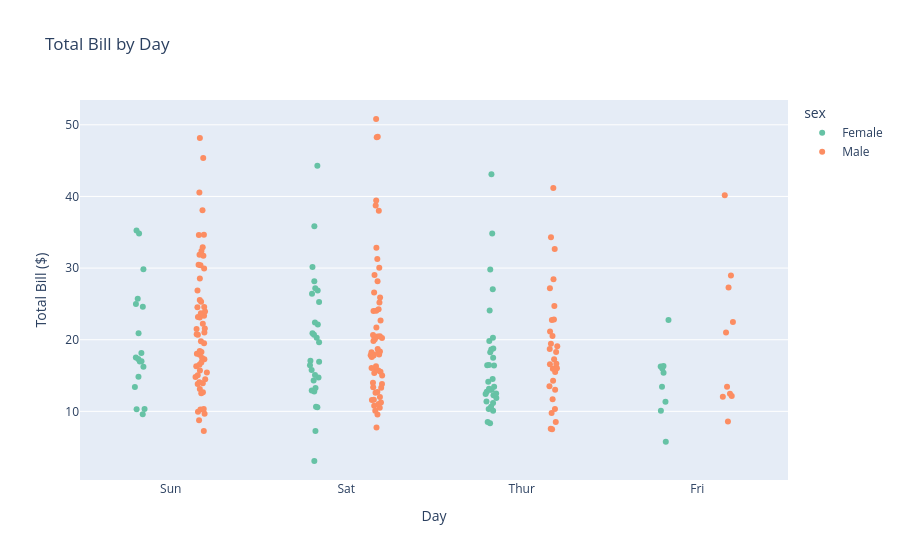

The cell this chart's notebook holds for it:
### Markdown cell above
#### Plotly

### Code cell
import plotly.express as px
# Strip Plot
fig = px.strip(
    tips,
    x="day",
    y="total_bill",
    color="sex",
    title="Total Bill by Day",
    color_discrete_sequence=px.colors.qualitative.Set2
)

fig.update_layout(
    xaxis_title="Day",
    yaxis_title="Total Bill ($)"
)

fig.show()

### Figure 1 — Plotly figure (JSON) as saved in the notebook; plotly's stock layout.template omitted (floating-point values rounded to 4 significant figures; data arrays with more than 128 entries replaced by an {"elided": "..."} marker saying what was removed)
{"data": [{"alignmentgroup": "True", "boxpoints": "all", "fillcolor": "rgba(255,255,255,0)", "hoveron": "points", "hovertemplate": "sex=Female<br>day=%{x}<br>total_bill=%{y}<extra></extra>", "legendgroup": "Female", "line": {"color": "rgba(255,255,255,0)"}, "marker": {"color": "rgb(102,194,165)"}, "name": "Female", "offsetgroup": "Female", "orientation": "v", "pointpos": 0, "showlegend": true, "type": "box", "x": ["Sun", "Sun", "Sun", "Sun", "Sun", "Sun", "Sat", "Sat", "Sat", "Sat", "Sat", "Sat", "Sun", "Sun", "Sat", "Sat", "Sat", "Sat", "Sat", "Sat", "Sat", "Thur", "Thur", "Fri", "Fri", "Fri", "Fri", "Fri", "Sat", "Sat", "Sat", "Sat", "Sat", "Sun", "Sun", "Thur", "Thur", "Thur", "Thur", "Thur", "Thur", "Thur", "Thur", "Thur", "Thur", "Thur", "Thur", "Thur", "Thur", "Thur", "Thur", "Thur", "Thur", "Thur", "Thur", "Thur", "Thur", "Sun", "Sun", "Sun", "Sun", "Sun", "Sat", "Sat", "Sun", "Sun", "Sun", "Thur", "Thur", "Thur", "Thur", "Thur", "Thur", "Thur", "Sat", "Sat", "Sat", "Sat", "Sat", "Fri", "Fri", "Fri", "Fri", "Sat", "Sat", "Sat", "Thur"], "x0": " ", "xaxis": "x", "y": [16.99, 24.59, 35.26, 14.83, 10.33, 16.97, 20.29, 15.77, 19.65, 15.06, 20.69, 16.93, 10.29, 34.81, 26.41, 16.45, 3.07, 17.07, 26.86, 25.28, 14.73, 10.07, 34.83, 5.75, 16.32, 22.75, 11.35, 15.38, 44.3, 22.42, 20.92, 14.31, 7.25, 25.71, 17.31, 10.65, 12.43, 24.08, 13.42, 12.48, 29.8, 14.52, 11.38, 20.27, 11.17, 12.26, 18.26, 8.51, 10.33, 14.15, 13.16, 17.47, 27.05, 16.43, 8.35, 18.64, 11.87, 29.85, 25.0, 13.39, 16.21, 17.51, 10.59, 10.63, 9.6, 20.9, 18.15, 19.81, 43.11, 13.0, 12.74, 13.0, 16.4, 16.47, 12.76, 13.27, 28.17, 12.9, 30.14, 13.42, 15.98, 16.27, 10.09, 22.12, 35.83, 27.18, 18.78], "y0": " ", "yaxis": "y"}, {"alignmentgroup": "True", "boxpoints": "all", "fillcolor": "rgba(255,255,255,0)", "hoveron": "points", "hovertemplate": "sex=Male<br>day=%{x}<br>total_bill=%{y}<extra></extra>", "legendgroup": "Male", "line": {"color": "rgba(255,255,255,0)"}, "marker": {"color": "rgb(252,141,98)"}, "name": "Male", "offsetgroup": "Male", "orientation": "v", "pointpos": 0, "showlegend": true, "type": "box", "x": {"elided": "157 str values"}, "x0": " ", "xaxis": "x", "y": {"elided": "157 float values"}, "y0": " ", "yaxis": "y"}], "layout": {"boxmode": "group", "legend": {"title": {"text": "sex"}, "tracegroupgap": 0}, "title": {"text": "Total Bill by Day"}, "xaxis": {"anchor": "y", "domain": [0, 1], "title": {"text": "Day"}}, "yaxis": {"anchor": "x", "domain": [0, 1], "title": {"text": "Total Bill ($)"}}}}
